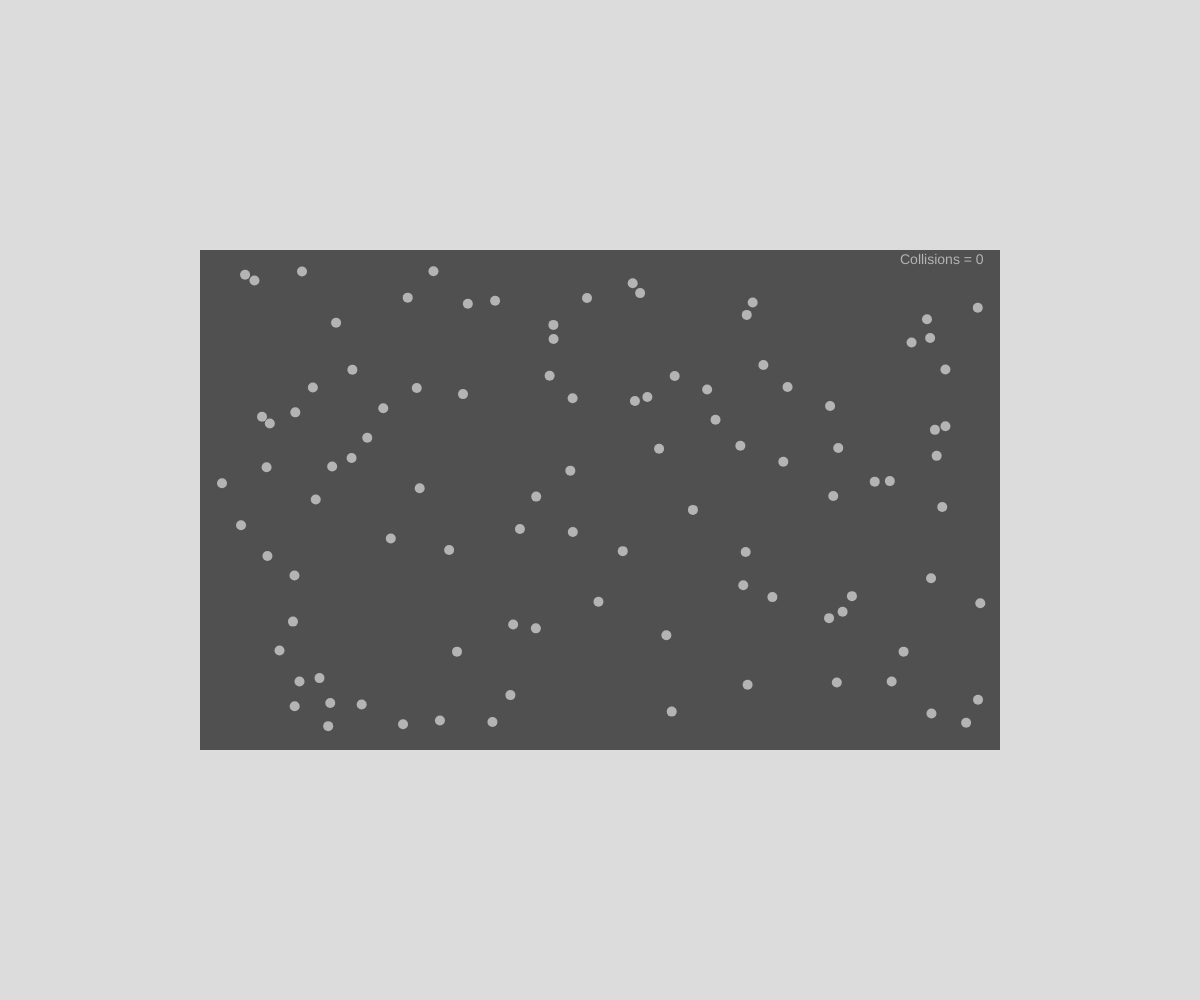
Frame 1 (no input)
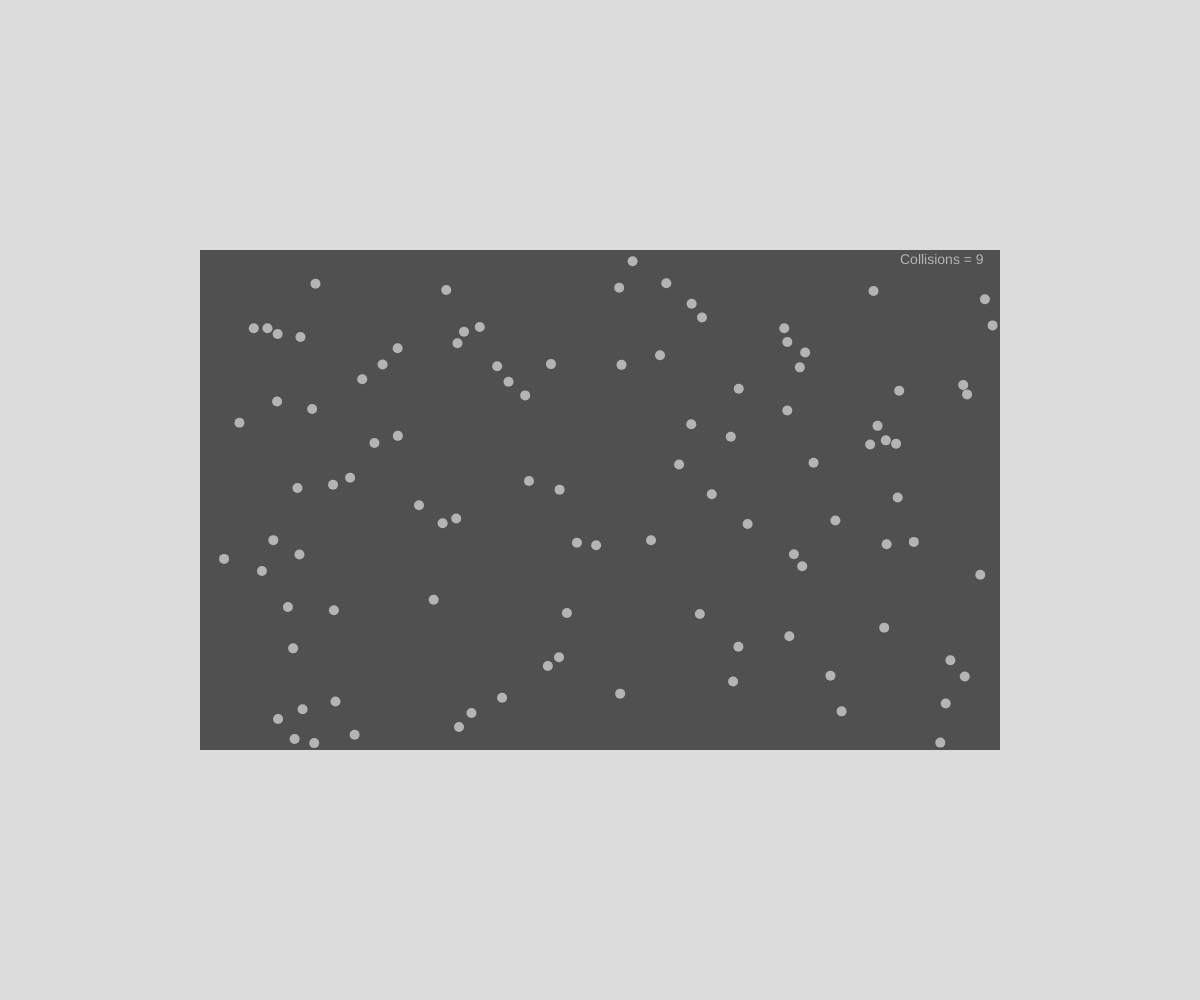
Frame 60 (no input)
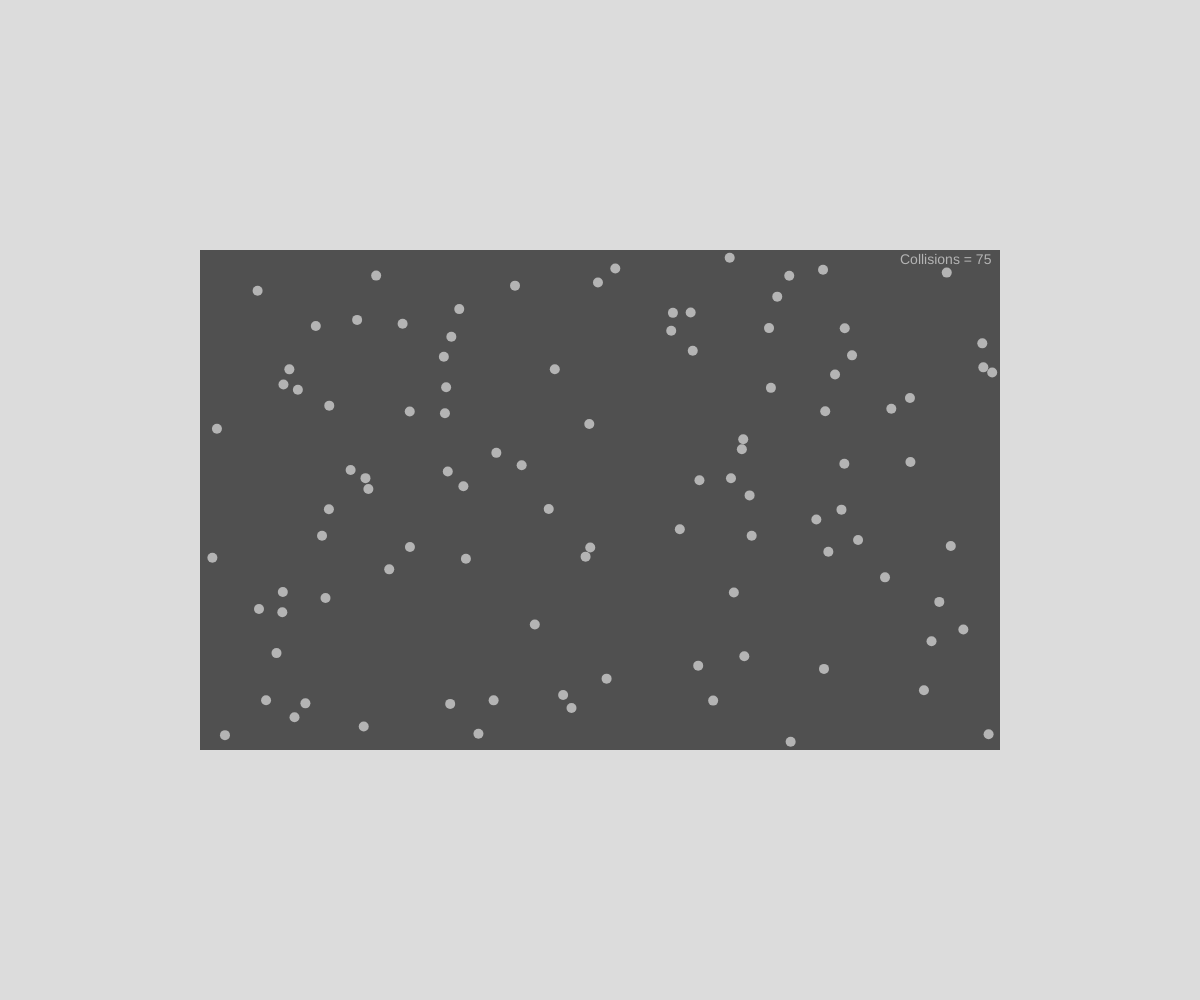
Frame 120 (the mouse pressed at the canvas centre since frame 60)

The p5.js sketch that drew these frames (run headless with seeded random() and noise() and a simulated clock; from frame 60 on, the mouse is pressed at the canvas centre):

// p5.js sketch
// ── sketch.js

let canvas;

let table;
let balls = [];

let dt = 1/30;

let fontsize = 14;

let collisions = 0;

function setup() {
  canvas = createCanvas(windowWidth, windowHeight);
  frameRate(30);

  table = new Table(-400, -250, 800, 500);

  for(let i = 0; i<100; i++) {
    balls.push(new Ball(10, createVector(random(-380,380),random(-230,230)), createVector(random(-30,30), random(-30,30))));

    for(let j = 0; j < i; j++) {
      let d = dist(balls[i].pos.x, balls[i].pos.y, balls[j].pos.x, balls[j].pos.y);
      if (d <= balls[i].r) {
        balls[i].pos.x += 2*balls[i].r;
      }
    }
  }

  textSize(fontsize);
	textAlign(LEFT, CENTER);

}

function draw() {
  translate(windowWidth / 2, windowHeight / 2);
  background(220);


  table.show();

  for (let i = 0; i < balls.length; i++) {
    for (let j = i; j < balls.length; j++) {
      if (i !== j) {
        balls[i].collision(balls[j]);
      }
    }
    table.collision(balls[i]);

    balls[i].update();
    balls[i].show();
    
  }

  text("Collisions = " + nfc(collisions, 0), 300, -240);


}


// creation of billar table
let Table = function (_x, _y, _w, _h) {
  this.x = _x;
	this.y = _y;
	this.w = _w;
	this.h = _h;

  this.show = function () {
    noStroke();
    fill(80);
    rect(this.x, this.y, this.w, this.h);
  }

  this.collision = function (child) {
    if ((child.pos.x < this.x +child.r/2) || (child.pos.x > this.x + this.w -child.r/2) ) {
      child.pos.x -= child.vel.x * dt;
      child.vel.x *= -1;
      // collisions += 1;
    }
    if ((child.pos.y < this.y +child.r/2) || (child.pos.y > this.y + this.h -child.r/2) ) {
      child.pos.y -= child.vel.y * dt;
      child.vel.y *= -1;
      // collisions += 1;
    }
  }
};


// creation of billar ball
let Ball = function (_r, _pos, _vel) {
  this.r = _r;
  this.pos = _pos;
  this.vel = _vel;
  this.mass = 1;
  this.moment = this.mass * this.vel;
  this.energy = 0.5*this.mass*this.vel.magSq();

  this.show = function() {
    noStroke();
    fill(180);
    ellipse(this.pos.x, this.pos.y, this.r, this.r);
  }

  this.update = function () {
    // update the position
    this.pos.x += this.vel.x * dt;
    this.pos.y += this.vel.y * dt;

    this.energy = 0.5*this.mass*this.vel.magSq();
  }

  this.collision = function (child) {
    let d = dist(this.pos.x, this.pos.y, child.pos.x, child.pos.y);
    let dv = this.pos.copy().sub(child.pos); 

    let en = (this.energy + child.energy) / 2;

    if (d < (this.r/2 + child.r/2 + (0.1 * child.r/2))) {
      let newMag = sqrt((2*en)/this.mass);
      
      
      this.vel.reflect(dv);
      this.vel.setMag(newMag);
      this.pos.x += 1*this.vel.x * dt;
      this.pos.y += 1*this.vel.y * dt;

      
       child.vel.reflect(dv);
       child.vel.setMag(newMag);
       child.pos.x += 1*child.vel.x * dt;
      child.pos.y += 1*child.vel.y * dt;

       collisions += 0.5;
    }
  }
}
